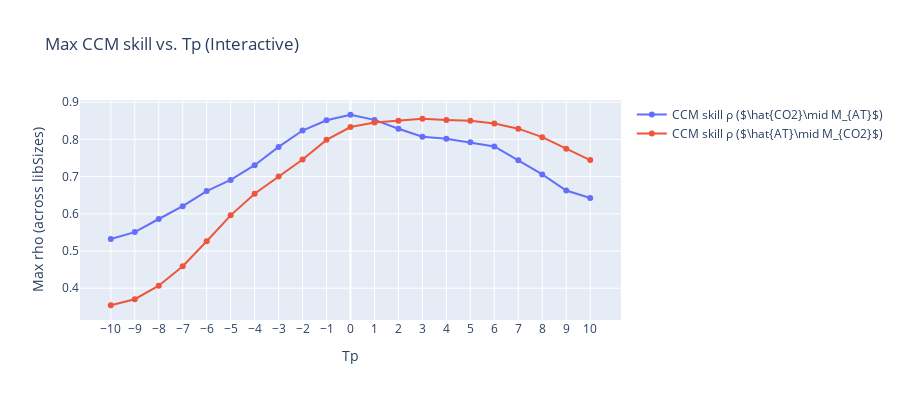

The code cell stored with this chart in its notebook:
### Code cell
from toolbox import ccm_functions as cf
import importlib
importlib.reload(cf)

# crop the df_AT and df_CO2 and only get the last 200 data points
df_AT_crop=df_AT.copy()
df_CO2_crop=df_CO2.copy()

df_AT_crop=df_AT_crop.iloc[-200:]
df_CO2_crop=df_CO2_crop.iloc[-200:]

Tps_list, forward_rhos, reverse_rhos = cf.find_optimal_Tp(
    df_sd      = df_AT_crop,
    df_pre     = df_CO2_crop,
    E          = 4,
    tau        = 2,
    libSizes   = "100",
    sample     = 100,
    Tps        = range(-10, 11),
    interactive=True   
)

### Figure 1 — Plotly figure (JSON) as saved in the notebook; plotly's stock layout.template omitted (floating-point values rounded to 4 significant figures)
{"data": [{"mode": "lines+markers", "name": "CCM skill ρ ($\\hat{CO2}\\mid M_{AT}$)", "type": "scatter", "x": [-10, -9, -8, -7, -6, -5, -4, -3, -2, -1, 0, 1, 2, 3, 4, 5, 6, 7, 8, 9, 10], "y": [0.5325, 0.5509, 0.586, 0.6205, 0.661, 0.6909, 0.7306, 0.7799, 0.8238, 0.8513, 0.8662, 0.8524, 0.8285, 0.8071, 0.8016, 0.7922, 0.7809, 0.7438, 0.7059, 0.6627, 0.6424]}, {"mode": "lines+markers", "name": "CCM skill ρ ($\\hat{AT}\\mid M_{CO2}$)", "type": "scatter", "x": [-10, -9, -8, -7, -6, -5, -4, -3, -2, -1, 0, 1, 2, 3, 4, 5, 6, 7, 8, 9, 10], "y": [0.3542, 0.3704, 0.4068, 0.4592, 0.5261, 0.5958, 0.654, 0.7001, 0.7458, 0.7987, 0.8333, 0.8451, 0.85, 0.8552, 0.8524, 0.8501, 0.843, 0.8288, 0.806, 0.775, 0.7443]}], "layout": {"height": 400, "title": {"text": "Max CCM skill vs. Tp (Interactive)"}, "width": 900, "xaxis": {"tickmode": "array", "tickvals": [-10, -9, -8, -7, -6, -5, -4, -3, -2, -1, 0, 1, 2, 3, 4, 5, 6, 7, 8, 9, 10], "title": {"text": "Tp"}}, "yaxis": {"title": {"text": "Max rho (across libSizes)"}}}}
